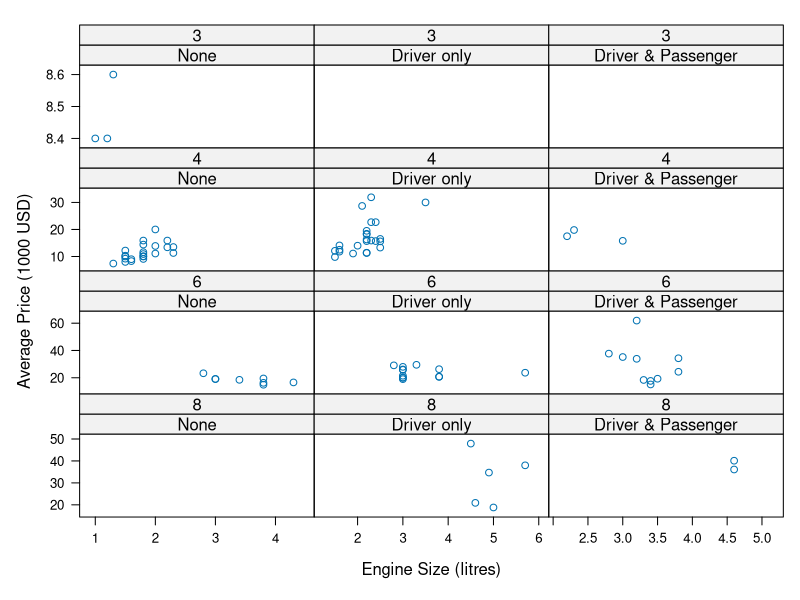
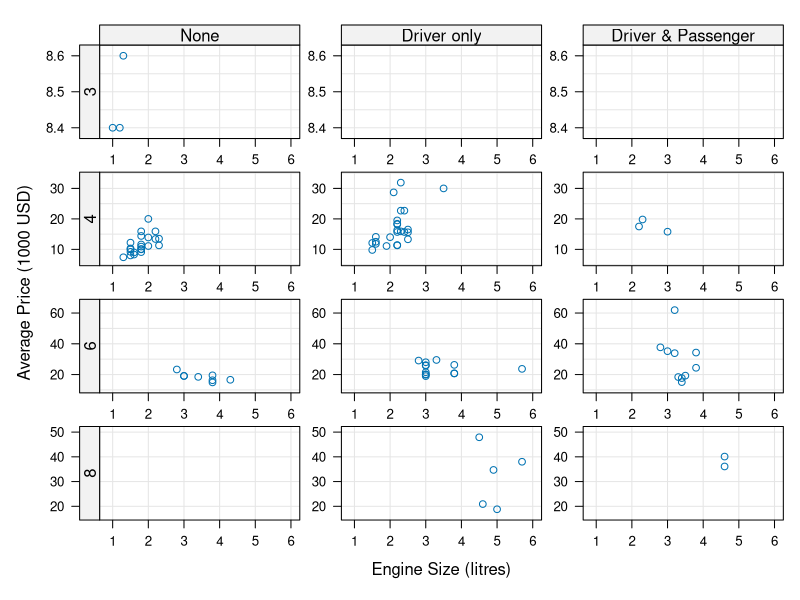
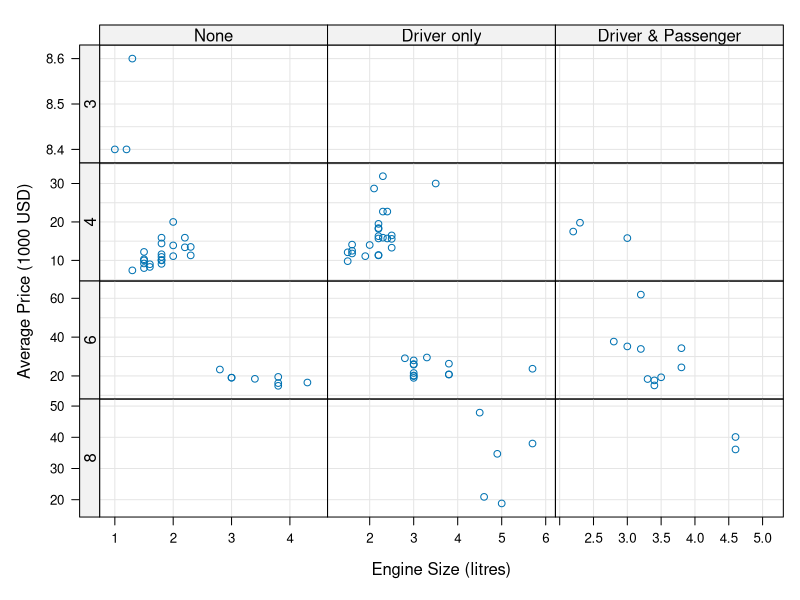

Source code (R) for these figures, in order:
library(latticeExtra)


### Name: combineLimits
### Title: Combine axis limits across margins
### Aliases: combineLimits
### Keywords: dplot

### ** Examples


data(Cars93, package = "MASS")

## FIXME: log scales don't yet work

pcars <- 
    xyplot(Price ~ EngineSize | reorder(AirBags, Price) + Cylinders,
           data = Cars93, 
           subset = Cylinders != "rotary" & Cylinders != "5", 
           scales = list(relation = "free",
                         y = list(log = FALSE, tick.number = 3, rot = 0)),
           xlab = "Engine Size (litres)", 
           ylab = "Average Price (1000 USD)",
           as.table = TRUE) 

combineLimits(pcars)

useOuterStrips(combineLimits(update(pcars, grid = TRUE),
                             margin.x = c(1, 2), adjust.labels = FALSE))

useOuterStrips(combineLimits(update(pcars, grid = TRUE)))
